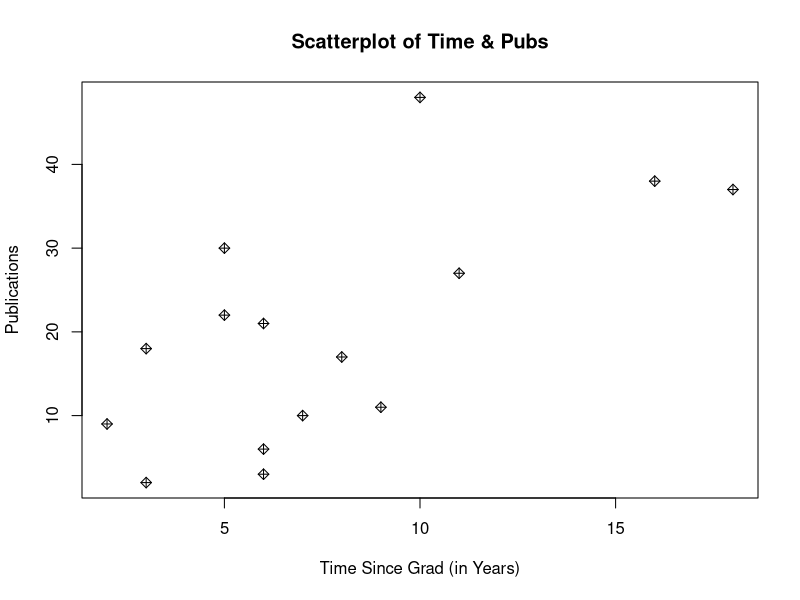
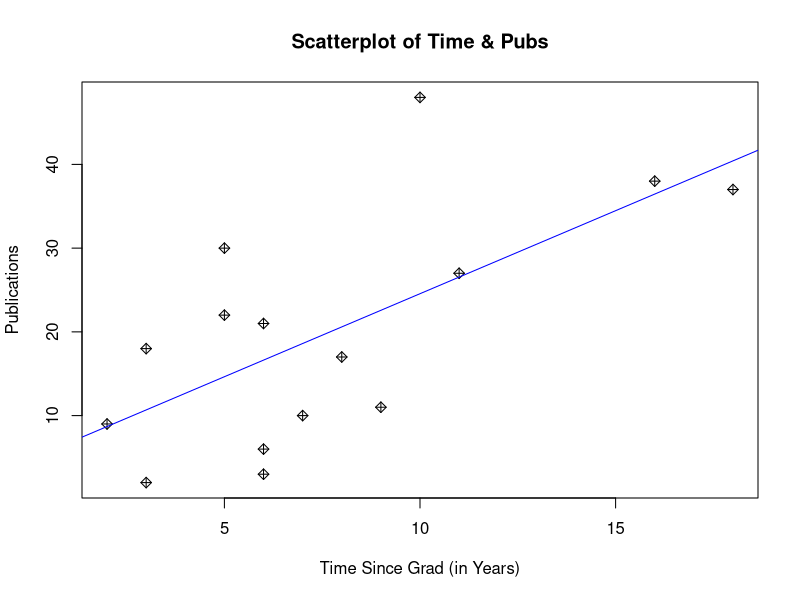
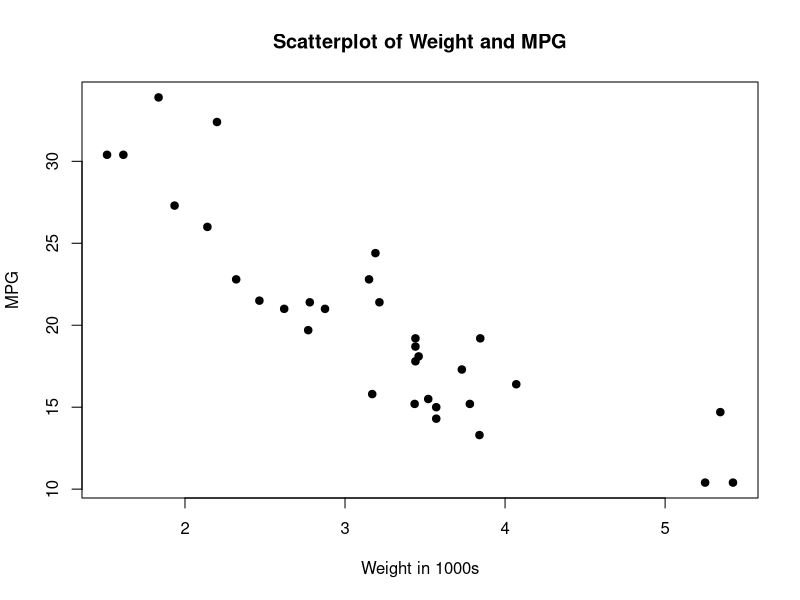
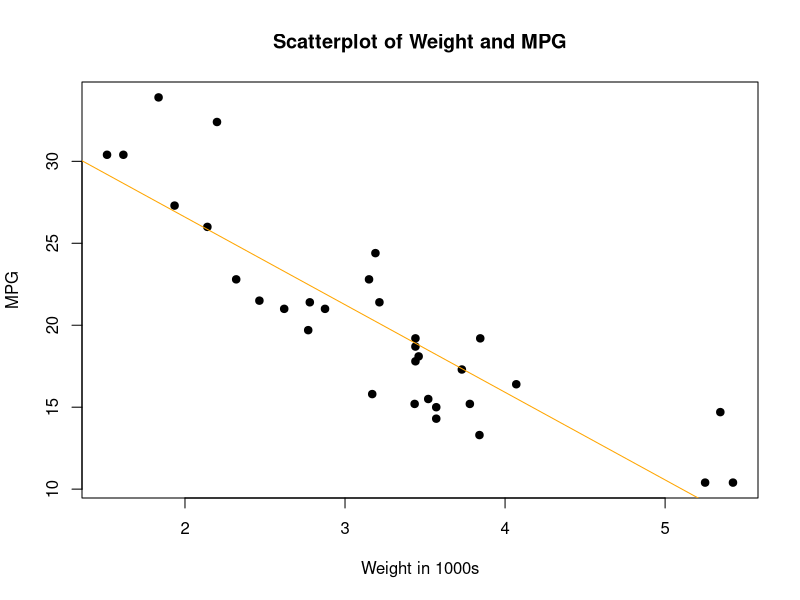

The R source for these figures, in order:
## ---- chunk 1
rm(list=ls())

knitr::opts_chunk$set(echo = TRUE)
## ---- chunk 2
phd_data <- read.table("week12_phd.txt", header=TRUE, sep="\t")
## ---- chunk 3
plot(phd_data$Time, phd_data$Pubs ,
     main="Scatterplot of Time & Pubs", 
     xlab="Time Since Grad (in Years)", ylab="Publications", pch=9)
## ---- chunk 4
#REGRESSIONOBJECTNAME <- lm(YVARIABLE ~ XVARIABLE, data=DATASETNAME)
phd.regression <- lm(Pubs ~ Time, data=phd_data)
## ---- chunk 5
#Parameter estimates
phd.regression

#More information for hypothesis tests
summary(phd.regression)

#confidence intervals for parameter estimates
confint(phd.regression)
## ---- chunk 6
plot(phd_data$Time, phd_data$Pubs ,
     main="Scatterplot of Time & Pubs", 
     xlab="Time Since Grad (in Years)", ylab="Publications", pch=9)
abline(phd.regression, col="blue")
## ---- chunk 7
summary(mtcars)
## ---- chunk 8
plot(mtcars$wt, mtcars$mpg, 
     main="Scatterplot of Weight and MPG", 
     xlab="Weight in 1000s", ylab="MPG", pch=19)
## ---- chunk 9
cars.regression <- lm(mpg ~ wt, data=mtcars)
summary(cars.regression)
## ---- chunk 10
plot(mtcars$wt, mtcars$mpg, 
     main="Scatterplot of Weight and MPG", 
     xlab="Weight in 1000s", ylab="MPG", pch=19)

abline(cars.regression, col="orange")
